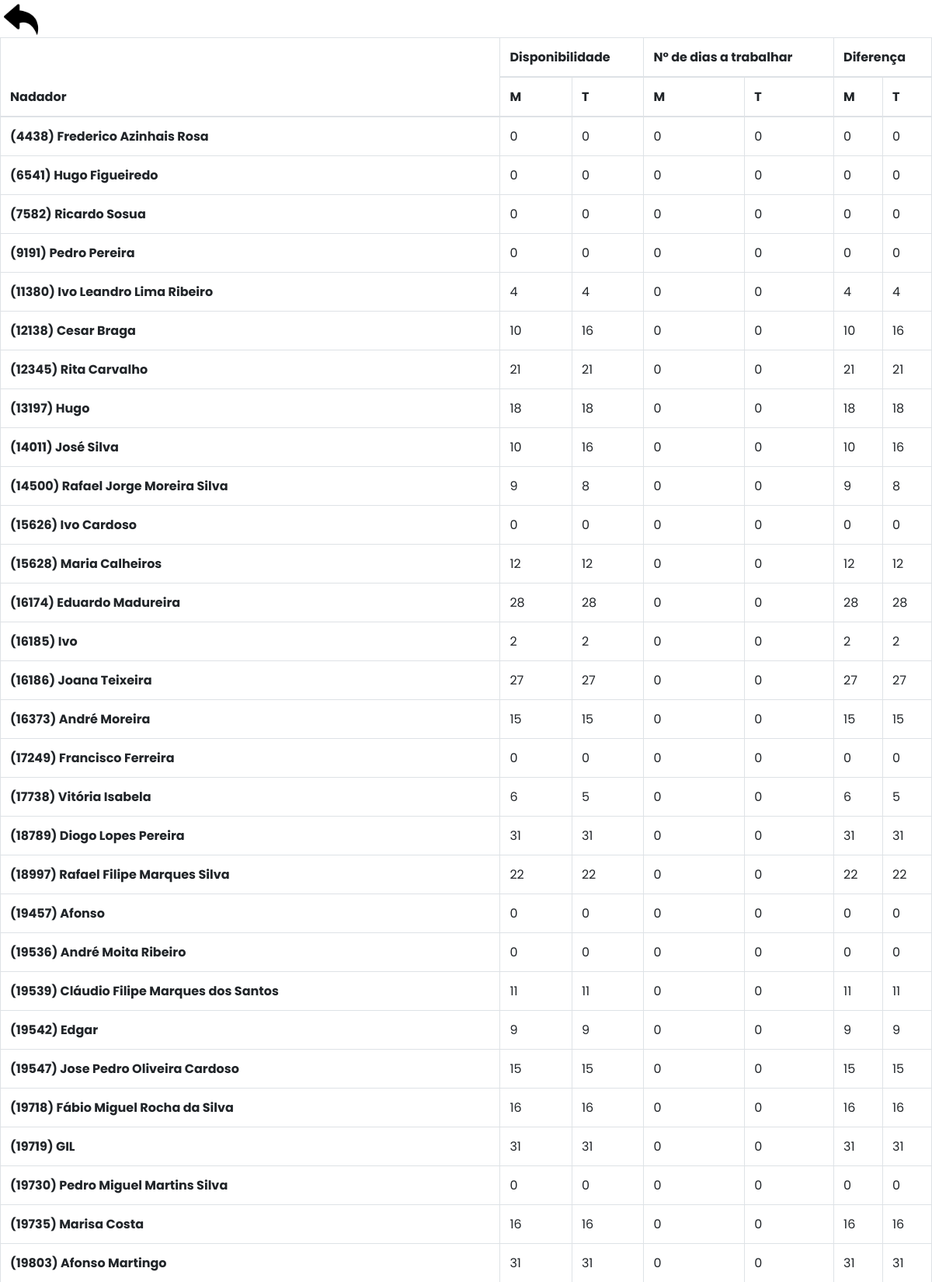
The page /estatisticas.php?data1=8/1/2022&data2=8/31/2022 (signed in, upper part) on the database its author committed.
### tables this page shows
CREATE TABLE IF NOT EXISTS `tb_nadadores` (
  `id_nadador` int(11) NOT NULL,
  `nome` varchar(255) NOT NULL,
  `preferencia` varchar(255) DEFAULT NULL,
  PRIMARY KEY (`id_nadador`)
);

### DataSource.php (called while the page is built, shortened)
<?php
class DataSource
{
    private $conn;
    function __construct()
    {
        $this->conn = $this->getConnection();
    }
    public function getConnection()
    {
        $conn = new \mysqli(self::HOST, self::USERNAME, self::PASSWORD, self::DATABASENAME);
        $conn->set_charset("utf8");
        return $conn;
    }
    public function select($query, $paramType = "", $paramArray = array())
    {
        $stmt = $this->conn->prepare($query);
        $stmt->execute();
        $result = $stmt->get_result();
        if ($result->num_rows > 0) {
            while ($row = $result->fetch_assoc()) {
                $resultset[] = $row;
            }
        }
        if (! empty($resultset)) {
            return $resultset;
        }
    }
    public function getRecordCount($query, $paramType = "", $paramArray = array())
    {
        $stmt = $this->conn->prepare($query);
        $stmt->execute();
        $stmt->store_result();
        $recordCount = $stmt->num_rows;
        return $recordCount;
    }
}

### estatisticas.php (the view, shortened to what this page needs)
<?php
include ("header.php");
require_once 'DataSource.php';
$db = new DataSource();
?>
<body>
<a href="historico.php"><img src="return.png" style="width:50px; height:50px; position:absolute;left:2px"></img></a>
<br>
<br>
    <table class="table table-bordered " id="tabela">
        <col>
        <col>
        <col>
        <col>
        <thead>
        <tr>
            <th rowspan="2" >Nadador</th>
            <th colspan="2" >Disponibilidade</th>
            <th colspan="2" >Nº de dias a trabalhar</th>
            <th colspan="2">Diferença</th>
        </tr>
        <tr>
            <th scope="col">M</th>
            <th scope="col">T</th>
            <th scope="col">M</th>
            <th scope="col">T</th>
            <th scope="col">M</th>
            <th scope="col">T</th>
        </tr>
        </thead>
            <?php
            if (isset($_GET['data1']) && isset($_GET['data2'])){
                $query = "SELECT * FROM tb_dias where dia = '$_GET[data1]'";
                $result = $db->select($query);
                foreach($result as $row){
                    $diaUm = $row['id_dia'];
                }
                $query = "SELECT * FROM tb_dias where dia = '$_GET[data2]'";
                $result = $db->select($query);
                foreach($result as $row){
                    $diaDois = $row['id_dia'];
                }
            $query = " SELECT * FROM tb_nadadores";
                $result = $db->select($query);
                if ($db->getRecordCount($query)>0){
                    foreach($result as $re){
                        echo '<tr>';
                        echo '<th>'.'('.$re['id_nadador'].')'.$re['nome'].'</td>';
                        $query = "SELECT id_nadador,
                        COUNT(*) AS Manhas FROM
                        tb_disponibilidade WHERE Manhã = 1 AND id_nadador=$re[id_nadador] and id_dia between $diaUm and $diaDois;";
                        $result = $db->select($query);
                            foreach($result as $row){
                                $manhaDisponibilidade = $row['Manhas'];
                                echo '<td>'.$row['Manhas'].'</td>';
                            }
                        $query = "SELECT id_nadador,
                        COUNT(*) AS Tardes
                        FROM tb_disponibilidade WHERE Tarde = 1  AND id_nadador=$re[id_nadador] and id_dia between $diaUm and $diaDois";
                        $result = $db->select($query);
                            foreach($result as $ro){
                                $tardesDisponibilidade = $ro['Tardes'];
                                echo '<td>'.$ro['Tardes'].'</td>';
                            }
                        $query = "SELECT id_nadador,
                        COUNT(*) AS Manhas
                        FROM tb_escala WHERE Turno = 'Manhã'  AND id_nadador=$re[id_nadador] and id_dia between $diaUm and $diaDois";
                        $result = $db->select($query);
                            foreach($result as $r){
                                $manhasTrabalhadas = $r['Manhas'];
                                echo '<td>'.$r['Manhas'].'</td>';
                            }
                        $query = "SELECT id_nadador,
                        COUNT(*) AS Tardes
                        FROM tb_escala WHERE Turno = 'Tarde'  AND id_nadador=$re[id_nadador] and id_dia between $diaUm and $diaDois";
                        $result = $db->select($query);
                            foreach($result as $rol){
                                $tardesTrabalhadas = $rol['Tardes'];
                                echo '<td>'.$rol['Tardes'].'</td>';
                            }
                        $manhasDiferenca = $manhaDisponibilidade - $manhasTrabalhadas;
                        $tardesDiferenca = $tardesDisponibilidade - $tardesTrabalhadas;
                        echo '<td>'.$manhasDiferenca.'</td>';
                        echo '<td>'.$tardesDiferenca.'</td>';
                    }
                }
            }
            ?>
    </table>
</body>
</html>

### header.php (shortened to what this page needs)
<link rel="stylesheet" type="text/css" href="https://cdn.datatables.net/v/bs5/jszip-2.5.0/dt-1.13.1/b-2.3.3/b-html5-2.3.3/datatables.min.css"/>
<link rel="stylesheet" href="https://maxcdn.bootstrapcdn.com/font-awesome/4.7.0/css/font-awesome.min.css">
<link rel="stylesheet" href="https://cdn.jsdelivr.net/npm/bootstrap@4.0.0/dist/css/bootstrap.min.css">
<link href="https://cdn.jsdelivr.net/npm/select2@4.1.0-rc.0/dist/css/select2.min.css" rel="stylesheet"/>
<link rel="stylesheet" href="assets/css/style.css">
<link rel="stylesheet" href="assets/css/navbar.css">
<link href='https://unpkg.com/boxicons@2.1.1/css/boxicons.min.css' rel='stylesheet'>

### assets/css/navbar.css (style rules this page uses)
* { margin: 0; padding: 0; box-sizing: border-box; font-family: 'Poppins', sans-serif; }
body { min-height: 100vh; background-color: var(--body-color); transition: var(--tran-05); }

### rows shown on the page
tb_nadadores: id_nadador "4438", nome "Frederico Azinhais Rosa", Manhas "0", Tardes "0", manhasDiferenca "0", tardesDiferenca "0"
tb_nadadores: id_nadador "6541", nome "Hugo Figueiredo", Manhas "0", Tardes "0", manhasDiferenca "0", tardesDiferenca "0"
tb_nadadores: id_nadador "7582", nome "Ricardo Sosua", Manhas "0", Tardes "0", manhasDiferenca "0", tardesDiferenca "0"
tb_nadadores: id_nadador "9191", nome "Pedro Pereira", Manhas "0", Tardes "0", manhasDiferenca "0", tardesDiferenca "0"
tb_nadadores: id_nadador "11380", nome "Ivo Leandro Lima Ribeiro", Manhas "4", Tardes "4", Manhas "0", Tardes "0", manhasDiferenca "4", tardesDiferenca "4"
tb_nadadores: id_nadador "12138", nome "Cesar Braga", Manhas "10", Tardes "16", Manhas "0", Tardes "0", manhasDiferenca "10", tardesDiferenca "16"
tb_nadadores: id_nadador "12345", nome "Rita Carvalho", Manhas "21", Tardes "21", Manhas "0", Tardes "0", manhasDiferenca "21", tardesDiferenca "21"
tb_nadadores: id_nadador "13197", nome "Hugo", Manhas "18", Tardes "18", Manhas "0", Tardes "0", manhasDiferenca "18", tardesDiferenca "18"
tb_nadadores: id_nadador "14011", nome "José Silva", Manhas "10", Tardes "16", Manhas "0", Tardes "0", manhasDiferenca "10", tardesDiferenca "16"
tb_nadadores: id_nadador "14500", nome "Rafael Jorge Moreira Silva", Manhas "9", Tardes "8", Manhas "0", Tardes "0", manhasDiferenca "9", tardesDiferenca "8"
tb_nadadores: id_nadador "15626", nome "Ivo Cardoso", Manhas "0", Tardes "0", manhasDiferenca "0", tardesDiferenca "0"
tb_nadadores: id_nadador "15628", nome "Maria Calheiros", Manhas "12", Tardes "12", Manhas "0", Tardes "0", manhasDiferenca "12", tardesDiferenca "12"
tb_nadadores: id_nadador "16174", nome "Eduardo Madureira", Manhas "28", Tardes "28", Manhas "0", Tardes "0", manhasDiferenca "28", tardesDiferenca "28"
tb_nadadores: id_nadador "16185", nome "Ivo", Manhas "2", Tardes "2", Manhas "0", Tardes "0", manhasDiferenca "2", tardesDiferenca "2"
tb_nadadores: id_nadador "16186", nome "Joana Teixeira", Manhas "27", Tardes "27", Manhas "0", Tardes "0", manhasDiferenca "27", tardesDiferenca "27"
tb_nadadores: id_nadador "16373", nome "André Moreira", Manhas "15", Tardes "15", Manhas "0", Tardes "0", manhasDiferenca "15", tardesDiferenca "15"
tb_nadadores: id_nadador "17249", nome "Francisco Ferreira", Manhas "0", Tardes "0", manhasDiferenca "0", tardesDiferenca "0"
tb_nadadores: id_nadador "17738", nome "Vitória Isabela", Manhas "6", Tardes "5", Manhas "0", Tardes "0", manhasDiferenca "6", tardesDiferenca "5"
tb_nadadores: id_nadador "18789", nome "Diogo Lopes Pereira", Manhas "31", Tardes "31", Manhas "0", Tardes "0", manhasDiferenca "31", tardesDiferenca "31"
tb_nadadores: id_nadador "18997", nome "Rafael Filipe Marques Silva", Manhas "22", Tardes "22", Manhas "0", Tardes "0", manhasDiferenca "22", tardesDiferenca "22"
tb_nadadores: id_nadador "19457", nome "Afonso", Manhas "0", Tardes "0", manhasDiferenca "0", tardesDiferenca "0"
tb_nadadores: id_nadador "19536", nome "André Moita Ribeiro", Manhas "0", Tardes "0", manhasDiferenca "0", tardesDiferenca "0"
tb_nadadores: id_nadador "19539", nome "Cláudio Filipe Marques dos Santos", Manhas "11", Tardes "11", Manhas "0", Tardes "0", manhasDiferenca "11", tardesDiferenca "11"
tb_nadadores: id_nadador "19542", nome "Edgar", Manhas "9", Tardes "9", Manhas "0", Tardes "0", manhasDiferenca "9", tardesDiferenca "9"
tb_nadadores: id_nadador "19547", nome "Jose Pedro Oliveira Cardoso", Manhas "15", Tardes "15", Manhas "0", Tardes "0", manhasDiferenca "15", tardesDiferenca "15"
tb_nadadores: id_nadador "19718", nome "Fábio Miguel Rocha da Silva", Manhas "16", Tardes "16", Manhas "0", Tardes "0", manhasDiferenca "16", tardesDiferenca "16"
tb_nadadores: id_nadador "19719", nome "GIL", Manhas "31", Tardes "31", Manhas "0", Tardes "0", manhasDiferenca "31", tardesDiferenca "31"
tb_nadadores: id_nadador "19730", nome "Pedro Miguel Martins Silva", Manhas "0", Tardes "0", manhasDiferenca "0", tardesDiferenca "0"
tb_nadadores: id_nadador "19735", nome "Marisa Costa", Manhas "16", Tardes "16", Manhas "0", Tardes "0", manhasDiferenca "16", tardesDiferenca "16"
tb_nadadores: id_nadador "19803", nome "Afonso Martingo", Manhas "31", Tardes "31", Manhas "0", Tardes "0", manhasDiferenca "31", tardesDiferenca "31"
